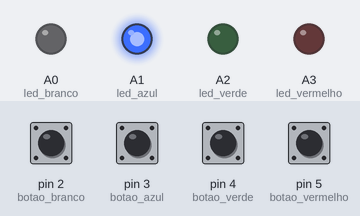
This program was run on a simulated Arduino Nano, built with avr-gcc and run on an emulated ATmega328P. Parts: output pins drawn as LEDs (lit = HIGH). Inputs (shaded band) come from the test bench; at power-on: pin 2 (botao_branco), pin 3 (botao_azul), pin 4 (botao_verde), pin 5 (botao_vermelho) HIGH. What the program prints to the serial monitor is not drawn.

Above: at 0.1 s.
Timing chart, 0 to 1.6 s (numbered marks = the images above):
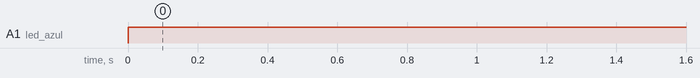

Measured:
- by itself, A1 (led_azul): LOW → HIGH at 0.00 s

The program:

main.cpp
```cpp
//Introduzir a biblioteca de Arduino
#include <Arduino.h>

//1. Criação de variáveis
//1.1. Branco (cima)
//Pino do LED branco - A0
int led_branco = A0;
//Pino do botão do LED branco - D2
int botao_branco = 2;
//Variável do estado do botão do LED branco
int estado_do_botao_branco = 0;

//1.2. Azul (baixo)
//Pino do LED azul - A1
int led_azul = A1;
//Pino do botão do LED azul - D3
int botao_azul = 3;
//Variável do estado do botão do LED azul
int estado_do_botao_azul = 0;

//1.3. Verde (esquerda)
//Pino do LED verde - A2
int led_verde = A2;
//Pino do botão do LED verde - D4
int botao_verde = 4;
//Variável do estado do botão do LED verde
int estado_do_botao_verde = 0;

//1.4. Vermelho (direita)
//Pino do LED vermelho - A3
int led_vermelho = A3;
//Pino do botão do LED vermelho - D5
int botao_vermelho = 5;
//Variável do estado do botão do LED vermelho
int estado_do_botao_vermelho = 0;

//1.5. Variável da opção
int opcao = 0;

//1.6. Variável do tempo de 75 milisegundos
int tempo = 75;

//Configurações
void setup()
{
  //Velocidade do monitor
  Serial.begin(9600);

  //Pino para o botão do LED branco
  pinMode(botao_branco, INPUT);

  //Pino para o LED branco
  pinMode(led_branco, OUTPUT);

  //Pino para o botão do LED azul
  pinMode(botao_azul, INPUT);

  //Pino para o LED azul
  pinMode(led_azul, OUTPUT);

  //Pino para o botão do LED verde
  pinMode(botao_verde, INPUT);

  //Pino para o LED verde
  pinMode(led_verde, OUTPUT);

  //Pino para o botão do LED vermelho
  pinMode(botao_vermelho, INPUT);

  //Pino para o LED vermelho
  pinMode(led_vermelho, OUTPUT);
}

//Execução da tarefa
void loop()
{
  //Leitura do estado dos botões...
  //...branco...
  estado_do_botao_branco = digitalRead(botao_branco);
  //...azul...
  estado_do_botao_azul = digitalRead(botao_azul);
  //...verde...
  estado_do_botao_verde = digitalRead(botao_verde);
  //...e vermelho...
  estado_do_botao_vermelho = digitalRead(botao_vermelho);

  //Se todos os botões não estiverem pressionados...
  if (estado_do_botao_branco == LOW) (estado_do_botao_azul == LOW);
  if (estado_do_botao_verde == LOW) (estado_do_botao_vermelho == LOW);
  //...então realiza-se o caso 0
  {
    opcao = 0;
  }

  //Se estiver pressionado só o botão do LED branco...
  if (estado_do_botao_branco == HIGH) (estado_do_botao_azul == LOW);
  if (estado_do_botao_verde == LOW) (estado_do_botao_vermelho == LOW);
  //...então realiza-se o caso 1
  {
    opcao = 1;
  }

  //Se estiver pressionado só o botão do LED azul...
  if (estado_do_botao_branco == LOW) (estado_do_botao_azul == HIGH);
  if (estado_do_botao_verde == LOW) (estado_do_botao_vermelho == LOW);
  //...então realiza-se o caso 2
  {
    opcao = 2;
  }

    switch (opcao)
    {
      //Caso 0: Se todos os botões não estiverem pressionados...
      case 0:
      //...todos os LEDs ficam desligados
      digitalWrite(led_branco, LOW);
      digitalWrite(led_azul, LOW);
      digitalWrite(led_verde, LOW);
      digitalWrite(led_vermelho, LOW);
      //E aparece a informação no monitor
      Serial.println("LEDs desligados");
      break;

      //Caso 1: Se estiver pressionado só o botão do LED branco...
      case 1:
      //...liga-se só o LED branco
      digitalWrite(led_branco, HIGH);
      digitalWrite(led_azul, LOW);
      digitalWrite(led_verde, LOW);
      digitalWrite(led_vermelho, LOW);
      //E aparece a informação no monitor
      Serial.println("Botão de cima pressionado - LED branco ligado");
      break;

      //Caso 2: Se estiver pressionado só o botão do LED azul...
      case 2:
      //...liga-se só o LED azul
      digitalWrite(led_branco, LOW);
      digitalWrite(led_azul, HIGH);
      digitalWrite(led_verde, LOW);
      digitalWrite(led_vermelho, LOW);
      //E aparece a informação no monitor
      Serial.println("Botão de baixo pressionado - LED azul ligado");
      break;
    }
}
```
